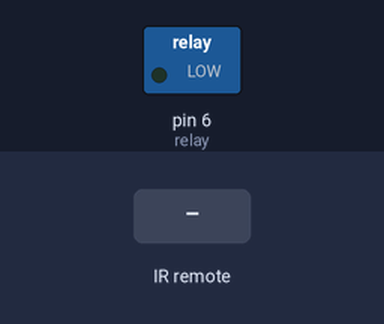
Recording of a sketch running on a simulated Arduino Uno, built with avr-gcc and run on an emulated ATmega328P. Parts: switched loads named in the sketch (green lamp = pin HIGH). Inputs (shaded band) come from the test bench. What the sketch prints to the serial monitor is not drawn.

Above: at 1.2 s.
1.3 s: infrared code 0x66F received
Timing chart, 0 to 4.3 s (numbered marks = the images above; inputs shaded):
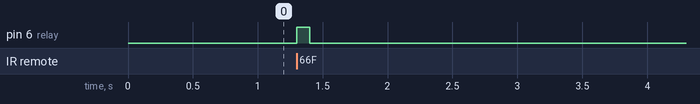

The sketch:

HekProjek.ino
```cpp
#include <RCSwitch.h>
RCSwitch mySwitch = RCSwitch();
int relay = 6;

void setup() {
  mySwitch.enableReceive(0);
  pinMode(relay, OUTPUT);
  Serial.begin(9600);
}

void loop() {

  if (mySwitch.available()) {

    int value = mySwitch.getReceivedValue();

    if (value == 0) {
    } else {
      Serial.println(value);
      if (value == 1647) {
        digitalWrite(relay, HIGH);
        delay(100);
        digitalWrite(relay, LOW);
        delay(100);
    }
    }

    mySwitch.resetAvailable();

  }

}
```

Measured:
- after the input at 1.3 s, pin 6 (relay): LOW → HIGH at once, → LOW 0.10 s later
